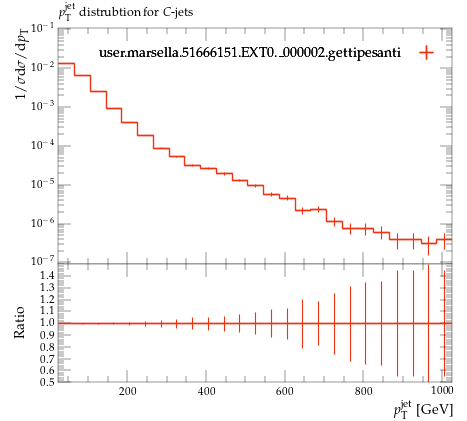

Recreate this plot in Python.
#! /usr/bin/env python

# This Python script was auto-generated using YODA v2.0.2.
# Analysis object: /MC_HFDECAYS/pT_C_jet
# Timestamp: 24-07-2026 (16:40:06)

import matplotlib as mpl
import matplotlib.pyplot as plt
mpl.use('Agg') # comment out for interactive use
import os
import numpy as np

plotDir = os.path.split(os.path.realpath(__file__))[0]
if 'YODA_USER_PLOT_PATH' in globals():
    plot_outdir = globals()['YODA_USER_PLOT_PATH']
else:
    plot_outdir = plotDir

#plot style
plt.style.use(os.path.join(plotDir, '../default.mplstyle'))
# plot metadata
figW, figH = plt.rcParams['figure.figsize']
ax_xLabel = r'$p_\mathrm{T}^\mathrm{jet}$ [GeV]'
ax_yLabel = r'$1/\sigma \mathrm{d}\sigma/\mathrm{d}p_\mathrm{T}$'
ax_title  = r'$p_\mathrm{T}^\mathrm{jet}$ distrubtion for $C$-jets'
ax_xScale = 'linear'
ax_yScale = 'log'
xLims = (25.0, 1025.0)
yLims = (9e-08, 0.11000000000000001)

# TeX-friendly labels for the legend
labels = {
    'legend' : ([ r"user.marsella.51666151.EXT0.\_000002.gettipesanti" ], r""),
}

# Adjust canvas width and height
canvasW = 10.0
canvasH = 9.0
figW *= canvasW/10.
figH *= canvasH/9.

# Create figure and axis objects
fig, (ax, ratio0_ax) = plt.subplots(2, 1, sharex=True,
                  figsize=(figW,figH), gridspec_kw={'height_ratios': (6.0, 3.0)})

# Set figure margins
plt.subplots_adjust(
    left   = 1.0 * plt.rcParams['figure.subplot.left'],
    right  = 1.0 * plt.rcParams['figure.subplot.right'],
    top    = 1.0 * plt.rcParams['figure.subplot.top'],
    bottom = 1.0 * plt.rcParams['figure.subplot.bottom'])

ratio0_ax.yaxis.set_major_locator(mpl.ticker.MultipleLocator(0.1))
ratio0_ax.set_ylim(0.5, 1.4999)
ratio0_ax.set_ylabel('Ratio')

# the numerical data is stored in a separate file
dataf = dict()
prefix = os.path.split(__file__)[0]
if prefix:    prefix = prefix + '/'
exec(open(prefix+'pT_C_jet__data.py').read(), dataf)


legend_handles = dict() # keep track of handles for the legend

# style options for curves
# starts at zorder>=5 to draw curve on top of legend
styles = {
  'user.marsella.51666151.EXT0._000002.gettipesanti.yoda.gz': {
    'color' : '#EE3311',
    'linestyle' : '-',
    'linewidth' : 1,
    'marker' : 'none',
    'markersize' : 2,
    'capsize' : 0.0,
    'zorder' : 5,
    'histstyle' : 1,
    'drawstyle' : 'steps-pre',
    'xerrorbars' : 1,
    'yerrorbars' : 1,
    'fillcolor' : None,
    'fillopacity' : 1.0,
    'ratio0_linestyle' : '-',
    'ratio0_linewidth' : 1,
    'ratio0_marker' : 'none',
    'ratio0_markersize' : 2,
    'ratio0_capsize' : 0.0,
    'ratio0_zorder' : 5,
    'ratio0_histstyle' : 1,
    'ratio0_drawstyle' : 'steps-pre',
    'ratio0_xerrorbars' : 1,
    'ratio0_yerrorbars' : 1,
  },
}

# curve from input yoda files in main panel
for label, yvals in dataf['yvals'].items():
    if all(np.isnan(v) for v in dataf['yvals'][label]):
        continue
    tmp = None
    if styles[label]['histstyle']: # draw as histogram
        xpos = dataf['xedges'][label] if styles[label]['drawstyle'] else dataf['xpoints'][label]
        ypos = np.insert(yvals, 0, yvals[0]) if styles[label]['drawstyle'] else yvals
        if styles[label]['fillcolor']: # fill area below curve
            ax.fill_between(xpos, ypos, step='pre',
                            color=styles[label]['fillcolor'],
                            alpha=styles[label]['fillopacity'])
        tmp, = ax.plot(xpos, ypos,
                       color=styles[label]['color'],
                       linestyle=styles[label]['linestyle'],
                       linewidth=styles[label]['linewidth'],
                       drawstyle=styles[label]['drawstyle'], solid_joinstyle='miter',
                       zorder=styles[label]['zorder'], label=label)
    tmp = ax.errorbar(dataf['xpoints'][label], yvals,
                      xerr=np.array(dataf['xerrs'][label])*styles[label]['xerrorbars'],
                      yerr=np.array(dataf['yerrs'][label])*styles[label]['yerrorbars'],
                      fmt=styles[label]['marker'], capsize=styles[label]['capsize'],
                      markersize=styles[label]['markersize'],
                      ecolor=styles[label]['color'],
                      color=styles[label]['color'], zorder=styles[label]['zorder'])
    tmp[-1][0].set_linestyle(styles[label]['linestyle'])
    tmp[-1][0].set_linewidth(styles[label]['linewidth'])
    if label in dataf['add_legend_handle']:  legend_handles[label] = tmp
    for varLabel in dataf['variation_yvals'].keys():
        if varLabel.startswith(label):
            tmp, = ax.plot(dataf['xedges'][label], dataf['variation_yvals'][varLabel],
                           color=styles[label]['color'],
                           linestyle=styles[label]['linestyle'],
                           linewidth=styles[label]['linewidth'],
                           drawstyle='steps-pre', solid_joinstyle='miter',
                           zorder=styles[label]['zorder'], alpha=0.5)


# plots on ratio panel
# curve from input yoda files in ratio panel
for label, yvals in dataf['ratio0_yvals'].items():
    if all(np.isnan(v) for v in yvals):
        continue
    if styles[label]['ratio0_histstyle']: # plot as histogram
        xpos = dataf['xedges']['user.marsella.51666151.EXT0._000002.gettipesanti.yoda.gz'] if styles[label]['ratio0_drawstyle'] else dataf['xpoints']['user.marsella.51666151.EXT0._000002.gettipesanti.yoda.gz']
        ypos = np.insert(yvals, 0, yvals[0]) if styles[label]['ratio0_drawstyle'] else yvals
        ratio0_ax.plot(xpos, ypos,
                       color=styles[label]['color'],
                       linewidth=styles[label]['linewidth'],
                       linestyle=styles[label]['ratio0_linestyle'],
                       drawstyle=styles[label]['ratio0_drawstyle'], zorder=styles[label]['zorder'],
                       solid_joinstyle='miter')
    tmp = ratio0_ax.errorbar(dataf['xpoints']['user.marsella.51666151.EXT0._000002.gettipesanti.yoda.gz'], yvals,
                             xerr=np.array(dataf['ref_xerrs'])*styles[label]['ratio0_xerrorbars'],
                             yerr=np.array(dataf['ratio0_yerrs'][label])*styles[label]['ratio0_yerrorbars'],
                             fmt=styles[label]['ratio0_marker'], capsize=styles[label]['ratio0_capsize'],
                             markersize=styles[label]['ratio0_markersize'],
                             ecolor=styles[label]['color'],
                             color=styles[label]['color'])
    tmp[-1][0].set_linestyle(styles[label]['ratio0_linestyle'])
    tmp[-1][0].set_linewidth(styles[label]['ratio0_linewidth'])

    for varlabel in dataf['ratio0_variation_vals'].keys():
        if varlabel.startswith(label):
            ratio0_ax.plot(dataf['xedges']['user.marsella.51666151.EXT0._000002.gettipesanti.yoda.gz'],
                            dataf['ratio0_variation_vals'][varlabel],
                            color=styles[label]['color'],
                            linestyle=styles[label]['linestyle'],
                            linewidth=styles[label]['linewidth'],
                            drawstyle='steps-pre', solid_joinstyle='miter',
                            zorder=1, alpha=0.5)

legend_items = list(legend_handles.values())
ax.add_artist(ax.legend(legend_items,
                        labels['legend'][0],
                        title=labels['legend'][1],
                        alignment='right',
                        loc='upper right',
                        bbox_to_anchor=(1.0, 0.97),markerfirst=False))

# set plot metadata as defined above
ratio0_ax.set_xlabel(ax_xLabel)
ratio0_ax.xaxis.set_label_coords(1., -0.15)
ax.set_ylabel(ax_yLabel, ha='right', va='top')
ax.yaxis.set_label_coords(-0.11, 1.0)
ax.set_title(ax_title, loc='left')
ax.set_xscale(ax_xScale)
ax.set_yscale(ax_yScale)
ax.set_xlim(xLims)
ax.set_ylim(yLims)

# tick formatting
plt.rcParams['xtick.top'] = True
plt.rcParams['ytick.right'] = True
ax.yaxis.set_major_locator(mpl.ticker.LogLocator(base=10.0, numticks=np.inf))
ax.yaxis.set_minor_locator(mpl.ticker.LogLocator(
                           base=10.0, subs=np.arange(0.1, 1, 0.1), numticks=np.inf))
fig.align_ylabels((ax, ratio0_ax))
plt.savefig(os.path.join(plot_outdir, 'pT_C_jet.pdf'), format='PDF')
plt.savefig(os.path.join(plot_outdir, 'pT_C_jet.png'), format='PNG')

plt.close(fig)
